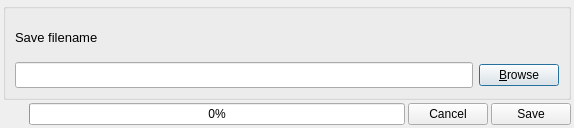
<?xml version="1.0" encoding="UTF-8"?>
<ui version="4.0">
 <class>StitchDialog</class>
 <widget class="QDialog" name="StitchDialog">
  <property name="geometry">
   <rect>
    <x>0</x>
    <y>0</y>
    <width>574</width>
    <height>128</height>
   </rect>
  </property>
  <property name="sizePolicy">
   <sizepolicy hsizetype="Fixed" vsizetype="Fixed">
    <horstretch>0</horstretch>
    <verstretch>0</verstretch>
   </sizepolicy>
  </property>
  <property name="minimumSize">
   <size>
    <width>574</width>
    <height>128</height>
   </size>
  </property>
  <property name="contextMenuPolicy">
   <enum>Qt::NoContextMenu</enum>
  </property>
  <property name="windowTitle">
   <string>Stitch Dialog</string>
  </property>
  <property name="windowIcon">
   <iconset resource="resources.qrc">
    <normaloff>:/data/icons/QuickStitch.svg</normaloff>:/data/icons/QuickStitch.svg</iconset>
  </property>
  <property name="modal">
   <bool>true</bool>
  </property>
  <layout class="QVBoxLayout" name="verticalLayout">
   <property name="spacing">
    <number>3</number>
   </property>
   <property name="sizeConstraint">
    <enum>QLayout::SetNoConstraint</enum>
   </property>
   <property name="leftMargin">
    <number>3</number>
   </property>
   <property name="topMargin">
    <number>3</number>
   </property>
   <property name="rightMargin">
    <number>3</number>
   </property>
   <property name="bottomMargin">
    <number>3</number>
   </property>
   <item>
    <widget class="QGroupBox" name="groupBox">
     <property name="title">
      <string/>
     </property>
     <layout class="QVBoxLayout" name="verticalLayout_2">
      <item>
       <widget class="QLabel" name="label">
        <property name="font">
         <font>
          <pointsize>10</pointsize>
         </font>
        </property>
        <property name="text">
         <string>Save filename</string>
        </property>
       </widget>
      </item>
      <item>
       <layout class="QHBoxLayout" name="horizontalLayout_3">
        <item>
         <widget class="QLineEdit" name="savePathlineEdit">
          <property name="minimumSize">
           <size>
            <width>0</width>
            <height>0</height>
           </size>
          </property>
          <property name="font">
           <font>
            <pointsize>11</pointsize>
           </font>
          </property>
          <property name="frame">
           <bool>true</bool>
          </property>
          <property name="readOnly">
           <bool>true</bool>
          </property>
         </widget>
        </item>
        <item>
         <widget class="QPushButton" name="browseButton">
          <property name="text">
           <string>&amp;Browse</string>
          </property>
         </widget>
        </item>
       </layout>
      </item>
     </layout>
    </widget>
   </item>
   <item>
    <layout class="QHBoxLayout" name="horizontalLayout">
     <item>
      <spacer name="horizontalSpacer">
       <property name="orientation">
        <enum>Qt::Horizontal</enum>
       </property>
       <property name="sizeType">
        <enum>QSizePolicy::Fixed</enum>
       </property>
       <property name="sizeHint" stdset="0">
        <size>
         <width>26</width>
         <height>20</height>
        </size>
       </property>
      </spacer>
     </item>
     <item>
      <widget class="QProgressBar" name="progressBar">
       <property name="value">
        <number>0</number>
       </property>
      </widget>
     </item>
     <item>
      <widget class="QPushButton" name="cancelButton">
       <property name="sizePolicy">
        <sizepolicy hsizetype="Fixed" vsizetype="Fixed">
         <horstretch>0</horstretch>
         <verstretch>0</verstretch>
        </sizepolicy>
       </property>
       <property name="minimumSize">
        <size>
         <width>0</width>
         <height>0</height>
        </size>
       </property>
       <property name="styleSheet">
        <string notr="true"/>
       </property>
       <property name="text">
        <string>Cancel</string>
       </property>
      </widget>
     </item>
     <item>
      <widget class="QPushButton" name="saveButton">
       <property name="sizePolicy">
        <sizepolicy hsizetype="Fixed" vsizetype="Fixed">
         <horstretch>0</horstretch>
         <verstretch>0</verstretch>
        </sizepolicy>
       </property>
       <property name="minimumSize">
        <size>
         <width>0</width>
         <height>0</height>
        </size>
       </property>
       <property name="styleSheet">
        <string notr="true"/>
       </property>
       <property name="text">
        <string>Save</string>
       </property>
      </widget>
     </item>
    </layout>
   </item>
  </layout>
 </widget>
 <resources>
  <include location="resources.qrc"/>
 </resources>
 <connections/>
</ui>
